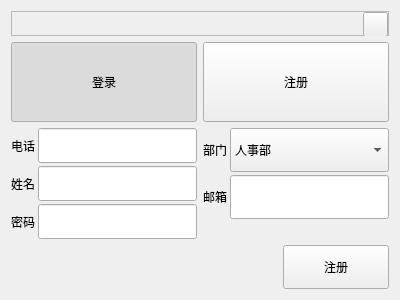
<?xml version="1.0" encoding="UTF-8"?>
<ui version="4.0">
 <class>UserLogin</class>
 <widget class="QWidget" name="UserLogin">
  <property name="geometry">
   <rect>
    <x>0</x>
    <y>0</y>
    <width>400</width>
    <height>300</height>
   </rect>
  </property>
  <property name="windowTitle">
   <string>Form</string>
  </property>
  <property name="styleSheet">
   <string notr="true"/>
  </property>
  <layout class="QVBoxLayout" name="verticalLayout">
   <property name="spacing">
    <number>6</number>
   </property>
   <item>
    <widget class="QFrame" name="frame_4">
     <property name="minimumSize">
      <size>
       <width>0</width>
       <height>0</height>
      </size>
     </property>
     <property name="maximumSize">
      <size>
       <width>16777215</width>
       <height>25</height>
      </size>
     </property>
     <property name="frameShape">
      <enum>QFrame::StyledPanel</enum>
     </property>
     <property name="frameShadow">
      <enum>QFrame::Raised</enum>
     </property>
     <layout class="QHBoxLayout" name="horizontalLayout_5">
      <property name="spacing">
       <number>0</number>
      </property>
      <property name="leftMargin">
       <number>0</number>
      </property>
      <property name="topMargin">
       <number>0</number>
      </property>
      <property name="rightMargin">
       <number>0</number>
      </property>
      <property name="bottomMargin">
       <number>0</number>
      </property>
      <item>
       <spacer name="horizontalSpacer">
        <property name="orientation">
         <enum>Qt::Horizontal</enum>
        </property>
        <property name="sizeHint" stdset="0">
         <size>
          <width>40</width>
          <height>20</height>
         </size>
        </property>
       </spacer>
      </item>
      <item>
       <widget class="QToolButton" name="btn_close">
        <property name="minimumSize">
         <size>
          <width>25</width>
          <height>25</height>
         </size>
        </property>
        <property name="styleSheet">
         <string notr="true"/>
        </property>
        <property name="text">
         <string/>
        </property>
       </widget>
      </item>
     </layout>
    </widget>
   </item>
   <item>
    <layout class="QHBoxLayout" name="horizontalLayout_4">
     <item>
      <widget class="QPushButton" name="btn_userLogin">
       <property name="minimumSize">
        <size>
         <width>130</width>
         <height>80</height>
        </size>
       </property>
       <property name="text">
        <string>登录</string>
       </property>
       <property name="checkable">
        <bool>true</bool>
       </property>
       <property name="checked">
        <bool>true</bool>
       </property>
       <property name="autoExclusive">
        <bool>true</bool>
       </property>
      </widget>
     </item>
     <item>
      <widget class="QPushButton" name="btn_userSignup">
       <property name="minimumSize">
        <size>
         <width>130</width>
         <height>80</height>
        </size>
       </property>
       <property name="text">
        <string>注册</string>
       </property>
       <property name="checkable">
        <bool>true</bool>
       </property>
       <property name="autoExclusive">
        <bool>true</bool>
       </property>
      </widget>
     </item>
    </layout>
   </item>
   <item>
    <widget class="QStackedWidget" name="stackedWidget">
     <property name="currentIndex">
      <number>1</number>
     </property>
     <widget class="QWidget" name="page_login">
      <layout class="QVBoxLayout" name="verticalLayout_2" stretch="4">
       <property name="leftMargin">
        <number>0</number>
       </property>
       <property name="topMargin">
        <number>0</number>
       </property>
       <property name="rightMargin">
        <number>0</number>
       </property>
       <property name="bottomMargin">
        <number>0</number>
       </property>
       <item>
        <layout class="QVBoxLayout" name="verticalLayout_3" stretch="0,0,0">
         <property name="leftMargin">
          <number>50</number>
         </property>
         <property name="topMargin">
          <number>25</number>
         </property>
         <property name="rightMargin">
          <number>50</number>
         </property>
         <property name="bottomMargin">
          <number>25</number>
         </property>
         <item>
          <widget class="QFrame" name="frame">
           <property name="maximumSize">
            <size>
             <width>16777215</width>
             <height>40</height>
            </size>
           </property>
           <property name="frameShape">
            <enum>QFrame::StyledPanel</enum>
           </property>
           <property name="frameShadow">
            <enum>QFrame::Raised</enum>
           </property>
           <layout class="QHBoxLayout" name="horizontalLayout" stretch="0,1">
            <property name="spacing">
             <number>0</number>
            </property>
            <property name="leftMargin">
             <number>0</number>
            </property>
            <property name="topMargin">
             <number>0</number>
            </property>
            <property name="rightMargin">
             <number>0</number>
            </property>
            <property name="bottomMargin">
             <number>0</number>
            </property>
            <item>
             <widget class="QLabel" name="lab_id">
              <property name="sizePolicy">
               <sizepolicy hsizetype="Preferred" vsizetype="Preferred">
                <horstretch>0</horstretch>
                <verstretch>0</verstretch>
               </sizepolicy>
              </property>
              <property name="minimumSize">
               <size>
                <width>35</width>
                <height>0</height>
               </size>
              </property>
              <property name="styleSheet">
               <string notr="true"/>
              </property>
              <property name="text">
               <string>账号</string>
              </property>
              <property name="alignment">
               <set>Qt::AlignCenter</set>
              </property>
             </widget>
            </item>
            <item>
             <widget class="QLineEdit" name="line_user_id">
              <property name="sizePolicy">
               <sizepolicy hsizetype="Expanding" vsizetype="Preferred">
                <horstretch>0</horstretch>
                <verstretch>0</verstretch>
               </sizepolicy>
              </property>
              <property name="alignment">
               <set>Qt::AlignCenter</set>
              </property>
              <property name="placeholderText">
               <string>请输入手机号或者邮箱</string>
              </property>
             </widget>
            </item>
           </layout>
          </widget>
         </item>
         <item>
          <widget class="QFrame" name="frame_2">
           <property name="maximumSize">
            <size>
             <width>16777215</width>
             <height>40</height>
            </size>
           </property>
           <property name="frameShape">
            <enum>QFrame::StyledPanel</enum>
           </property>
           <property name="frameShadow">
            <enum>QFrame::Raised</enum>
           </property>
           <layout class="QHBoxLayout" name="horizontalLayout_2" stretch="0,1">
            <property name="spacing">
             <number>0</number>
            </property>
            <property name="leftMargin">
             <number>0</number>
            </property>
            <property name="topMargin">
             <number>0</number>
            </property>
            <property name="rightMargin">
             <number>0</number>
            </property>
            <property name="bottomMargin">
             <number>0</number>
            </property>
            <item>
             <widget class="QLabel" name="lab_passwd">
              <property name="sizePolicy">
               <sizepolicy hsizetype="Preferred" vsizetype="Preferred">
                <horstretch>0</horstretch>
                <verstretch>0</verstretch>
               </sizepolicy>
              </property>
              <property name="minimumSize">
               <size>
                <width>35</width>
                <height>0</height>
               </size>
              </property>
              <property name="text">
               <string>密码</string>
              </property>
              <property name="alignment">
               <set>Qt::AlignCenter</set>
              </property>
             </widget>
            </item>
            <item>
             <widget class="QLineEdit" name="line_user_passwd">
              <property name="sizePolicy">
               <sizepolicy hsizetype="Expanding" vsizetype="Preferred">
                <horstretch>0</horstretch>
                <verstretch>0</verstretch>
               </sizepolicy>
              </property>
              <property name="echoMode">
               <enum>QLineEdit::Password</enum>
              </property>
              <property name="alignment">
               <set>Qt::AlignCenter</set>
              </property>
              <property name="placeholderText">
               <string>请输入密码</string>
              </property>
             </widget>
            </item>
           </layout>
          </widget>
         </item>
         <item>
          <widget class="QFrame" name="frame_3">
           <property name="frameShape">
            <enum>QFrame::StyledPanel</enum>
           </property>
           <property name="frameShadow">
            <enum>QFrame::Raised</enum>
           </property>
           <layout class="QHBoxLayout" name="horizontalLayout_3" stretch="3,2">
            <property name="leftMargin">
             <number>0</number>
            </property>
            <property name="topMargin">
             <number>0</number>
            </property>
            <property name="rightMargin">
             <number>0</number>
            </property>
            <property name="bottomMargin">
             <number>0</number>
            </property>
            <item>
             <widget class="QLabel" name="msg">
              <property name="text">
               <string/>
              </property>
              <property name="alignment">
               <set>Qt::AlignRight|Qt::AlignTrailing|Qt::AlignVCenter</set>
              </property>
              <property name="success" stdset="0">
               <bool>false</bool>
              </property>
             </widget>
            </item>
            <item>
             <widget class="QPushButton" name="btn_login">
              <property name="sizePolicy">
               <sizepolicy hsizetype="Preferred" vsizetype="Preferred">
                <horstretch>0</horstretch>
                <verstretch>0</verstretch>
               </sizepolicy>
              </property>
              <property name="focusPolicy">
               <enum>Qt::StrongFocus</enum>
              </property>
              <property name="text">
               <string>登录</string>
              </property>
             </widget>
            </item>
           </layout>
          </widget>
         </item>
        </layout>
       </item>
      </layout>
     </widget>
     <widget class="QWidget" name="page_passwd">
      <layout class="QVBoxLayout" name="verticalLayout_6" stretch="5,2">
       <property name="spacing">
        <number>6</number>
       </property>
       <property name="leftMargin">
        <number>0</number>
       </property>
       <property name="topMargin">
        <number>0</number>
       </property>
       <property name="rightMargin">
        <number>0</number>
       </property>
       <property name="bottomMargin">
        <number>0</number>
       </property>
       <item>
        <layout class="QHBoxLayout" name="horizontalLayout_12">
         <property name="leftMargin">
          <number>0</number>
         </property>
         <item>
          <layout class="QVBoxLayout" name="verticalLayout_4">
           <property name="spacing">
            <number>3</number>
           </property>
           <item>
            <layout class="QHBoxLayout" name="horizontalLayout_7">
             <item>
              <widget class="QLabel" name="lab_tel">
               <property name="sizePolicy">
                <sizepolicy hsizetype="Preferred" vsizetype="Preferred">
                 <horstretch>0</horstretch>
                 <verstretch>0</verstretch>
                </sizepolicy>
               </property>
               <property name="text">
                <string>电话</string>
               </property>
              </widget>
             </item>
             <item>
              <widget class="QLineEdit" name="line_tel">
               <property name="sizePolicy">
                <sizepolicy hsizetype="Expanding" vsizetype="Preferred">
                 <horstretch>0</horstretch>
                 <verstretch>0</verstretch>
                </sizepolicy>
               </property>
               <property name="alignment">
                <set>Qt::AlignCenter</set>
               </property>
              </widget>
             </item>
            </layout>
           </item>
           <item>
            <layout class="QHBoxLayout" name="horizontalLayout_6">
             <item>
              <widget class="QLabel" name="lab_name">
               <property name="sizePolicy">
                <sizepolicy hsizetype="Preferred" vsizetype="Preferred">
                 <horstretch>0</horstretch>
                 <verstretch>0</verstretch>
                </sizepolicy>
               </property>
               <property name="text">
                <string>姓名</string>
               </property>
              </widget>
             </item>
             <item>
              <widget class="QLineEdit" name="line_name">
               <property name="sizePolicy">
                <sizepolicy hsizetype="Expanding" vsizetype="Preferred">
                 <horstretch>0</horstretch>
                 <verstretch>0</verstretch>
                </sizepolicy>
               </property>
               <property name="alignment">
                <set>Qt::AlignCenter</set>
               </property>
              </widget>
             </item>
            </layout>
           </item>
           <item>
            <layout class="QHBoxLayout" name="horizontalLayout_8">
             <item>
              <widget class="QLabel" name="lab_password">
               <property name="sizePolicy">
                <sizepolicy hsizetype="Preferred" vsizetype="Preferred">
                 <horstretch>0</horstretch>
                 <verstretch>0</verstretch>
                </sizepolicy>
               </property>
               <property name="text">
                <string>密码</string>
               </property>
              </widget>
             </item>
             <item>
              <widget class="QLineEdit" name="line_password">
               <property name="sizePolicy">
                <sizepolicy hsizetype="Expanding" vsizetype="Preferred">
                 <horstretch>0</horstretch>
                 <verstretch>0</verstretch>
                </sizepolicy>
               </property>
               <property name="echoMode">
                <enum>QLineEdit::Password</enum>
               </property>
               <property name="alignment">
                <set>Qt::AlignCenter</set>
               </property>
              </widget>
             </item>
            </layout>
           </item>
          </layout>
         </item>
         <item>
          <layout class="QVBoxLayout" name="verticalLayout_5">
           <property name="spacing">
            <number>3</number>
           </property>
           <item>
            <layout class="QHBoxLayout" name="horizontalLayout_9">
             <item>
              <widget class="QLabel" name="lab_section">
               <property name="sizePolicy">
                <sizepolicy hsizetype="Maximum" vsizetype="Preferred">
                 <horstretch>0</horstretch>
                 <verstretch>0</verstretch>
                </sizepolicy>
               </property>
               <property name="text">
                <string>部门</string>
               </property>
              </widget>
             </item>
             <item>
              <widget class="QComboBox" name="comboBox_section">
               <property name="sizePolicy">
                <sizepolicy hsizetype="Preferred" vsizetype="Preferred">
                 <horstretch>0</horstretch>
                 <verstretch>0</verstretch>
                </sizepolicy>
               </property>
               <item>
                <property name="text">
                 <string>人事部</string>
                </property>
               </item>
               <item>
                <property name="text">
                 <string>研发部</string>
                </property>
               </item>
              </widget>
             </item>
            </layout>
           </item>
           <item>
            <layout class="QHBoxLayout" name="horizontalLayout_10">
             <item>
              <widget class="QLabel" name="lab_mail">
               <property name="sizePolicy">
                <sizepolicy hsizetype="Preferred" vsizetype="Preferred">
                 <horstretch>0</horstretch>
                 <verstretch>0</verstretch>
                </sizepolicy>
               </property>
               <property name="text">
                <string>邮箱</string>
               </property>
              </widget>
             </item>
             <item>
              <widget class="QLineEdit" name="line_mail">
               <property name="sizePolicy">
                <sizepolicy hsizetype="Expanding" vsizetype="Preferred">
                 <horstretch>0</horstretch>
                 <verstretch>0</verstretch>
                </sizepolicy>
               </property>
               <property name="alignment">
                <set>Qt::AlignCenter</set>
               </property>
              </widget>
             </item>
            </layout>
           </item>
           <item>
            <spacer name="verticalSpacer">
             <property name="orientation">
              <enum>Qt::Vertical</enum>
             </property>
             <property name="sizeType">
              <enum>QSizePolicy::Preferred</enum>
             </property>
             <property name="sizeHint" stdset="0">
              <size>
               <width>20</width>
               <height>20</height>
              </size>
             </property>
            </spacer>
           </item>
          </layout>
         </item>
        </layout>
       </item>
       <item>
        <layout class="QHBoxLayout" name="horizontalLayout_11" stretch="5,2">
         <item>
          <widget class="QLabel" name="lab_msg">
           <property name="styleSheet">
            <string notr="true"/>
           </property>
           <property name="text">
            <string/>
           </property>
           <property name="alignment">
            <set>Qt::AlignRight|Qt::AlignTrailing|Qt::AlignVCenter</set>
           </property>
           <property name="success" stdset="0">
            <bool>false</bool>
           </property>
          </widget>
         </item>
         <item>
          <widget class="QPushButton" name="btn_signup">
           <property name="sizePolicy">
            <sizepolicy hsizetype="Minimum" vsizetype="Preferred">
             <horstretch>0</horstretch>
             <verstretch>25</verstretch>
            </sizepolicy>
           </property>
           <property name="minimumSize">
            <size>
             <width>0</width>
             <height>30</height>
            </size>
           </property>
           <property name="maximumSize">
            <size>
             <width>16777215</width>
             <height>50</height>
            </size>
           </property>
           <property name="text">
            <string>注册</string>
           </property>
          </widget>
         </item>
        </layout>
       </item>
      </layout>
     </widget>
    </widget>
   </item>
  </layout>
 </widget>
 <resources/>
 <connections/>
</ui>
